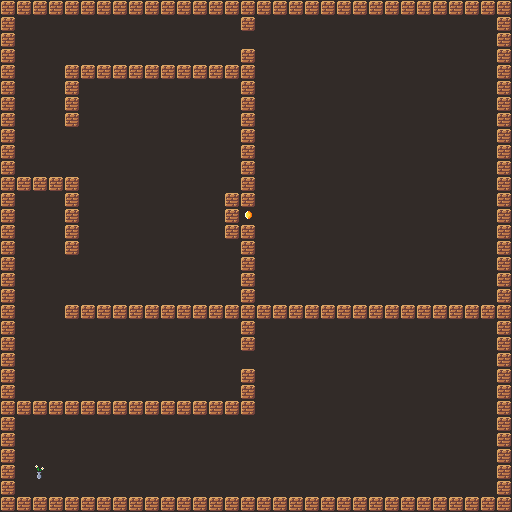

This game map was drawn from its Tiled (.tmx) file and the tilesets committed beside it. A one-line description and the full map source follow:
An orthogonal 32x32 tile map with 16x16 px tiles, 2 tile layers (background, level).

<map version="1.2" tiledversion="1.3.1" orientation="orthogonal" renderorder="right-down" compressionlevel="0" width="32" height="32" tilewidth="16" tileheight="16" infinite="0" nextlayerid="5" nextobjectid="1">
 <tileset firstgid="1" source="castle-tileset.tsx" />
 <properties>
    <property name="maxMirrors" type="int" value="10" />
 </properties>
 <layer id="2" name="background" width="32" height="32">
  <data encoding="csv">
92,92,92,92,92,92,92,92,92,92,92,92,92,92,92,92,92,92,92,92,92,92,92,92,92,92,92,92,92,92,92,92,
92,92,92,92,92,92,92,92,92,92,92,92,92,92,92,92,92,92,92,92,92,92,92,92,92,92,92,92,92,92,92,92,
92,92,92,92,92,92,92,92,92,92,92,92,92,92,92,92,92,92,92,92,92,92,92,92,92,92,92,92,92,92,92,92,
92,92,92,92,92,92,92,92,92,92,92,92,92,92,92,92,92,92,92,92,92,92,92,92,92,92,92,92,92,92,92,92,
92,92,92,92,92,92,92,92,92,92,92,92,92,92,92,92,92,92,92,92,92,92,92,92,92,92,92,92,92,92,92,92,
92,92,92,92,92,92,92,92,92,92,92,92,92,92,92,92,92,92,92,92,92,92,92,92,92,92,92,92,92,92,92,92,
92,92,92,92,92,92,92,92,92,92,92,92,92,92,92,92,92,92,92,92,92,92,92,92,92,92,92,92,92,92,92,92,
92,92,92,92,92,92,92,92,92,92,92,92,92,92,92,92,92,92,92,92,92,92,92,92,92,92,92,92,92,92,92,92,
92,92,92,92,92,92,92,92,92,92,92,92,92,92,92,92,92,92,92,92,92,92,92,92,92,92,92,92,92,92,92,92,
92,92,92,92,92,92,92,92,92,92,92,92,92,92,92,92,92,92,92,92,92,92,92,92,92,92,92,92,92,92,92,92,
92,92,92,92,92,92,92,92,92,92,92,92,92,92,92,92,92,92,92,92,92,92,92,92,92,92,92,92,92,92,92,92,
92,92,92,92,92,92,92,92,92,92,92,92,92,92,92,92,92,92,92,92,92,92,92,92,92,92,92,92,92,92,92,92,
92,92,92,92,92,92,92,92,92,92,92,92,92,92,92,92,92,92,92,92,92,92,92,92,92,92,92,92,92,92,92,92,
92,92,92,92,92,92,92,92,92,92,92,92,92,92,92,92,92,92,92,92,92,92,92,92,92,92,92,92,92,92,92,92,
92,92,92,92,92,92,92,92,92,92,92,92,92,92,92,92,92,92,92,92,92,92,92,92,92,92,92,92,92,92,92,92,
92,92,92,92,92,92,92,92,92,92,92,92,92,92,92,92,92,92,92,92,92,92,92,92,92,92,92,92,92,92,92,92,
92,92,92,92,92,92,92,92,92,92,92,92,92,92,92,92,92,92,92,92,92,92,92,92,92,92,92,92,92,92,92,92,
92,92,92,92,92,92,92,92,92,92,92,92,92,92,92,92,92,92,92,92,92,92,92,92,92,92,92,92,92,92,92,92,
92,92,92,92,92,92,92,92,92,92,92,92,92,92,92,92,92,92,92,92,92,92,92,92,92,92,92,92,92,92,92,92,
92,92,92,92,92,92,92,92,92,92,92,92,92,92,92,92,92,92,92,92,92,92,92,92,92,92,92,92,92,92,92,92,
92,92,92,92,92,92,92,92,92,92,92,92,92,92,92,92,92,92,92,92,92,92,92,92,92,92,92,92,92,92,92,92,
92,92,92,92,92,92,92,92,92,92,92,92,92,92,92,92,92,92,92,92,92,92,92,92,92,92,92,92,92,92,92,92,
92,92,92,92,92,92,92,92,92,92,92,92,92,92,92,92,92,92,92,92,92,92,92,92,92,92,92,92,92,92,92,92,
92,92,92,92,92,92,92,92,92,92,92,92,92,92,92,92,92,92,92,92,92,92,92,92,92,92,92,92,92,92,92,92,
92,92,92,92,92,92,92,92,92,92,92,92,92,92,92,92,92,92,92,92,92,92,92,92,92,92,92,92,92,92,92,92,
92,92,92,92,92,92,92,92,92,92,92,92,92,92,92,92,92,92,92,92,92,92,92,92,92,92,92,92,92,92,92,92,
92,92,92,92,92,92,92,92,92,92,92,92,92,92,92,92,92,92,92,92,92,92,92,92,92,92,92,92,92,92,92,92,
92,92,92,92,92,92,92,92,92,92,92,92,92,92,92,92,92,92,92,92,92,92,92,92,92,92,92,92,92,92,92,92,
92,92,92,92,92,92,92,92,92,92,92,92,92,92,92,92,92,92,92,92,92,92,92,92,92,92,92,92,92,92,92,92,
92,92,92,92,92,92,92,92,92,92,92,92,92,92,92,92,92,92,92,92,92,92,92,92,92,92,92,92,92,92,92,92,
92,92,92,92,92,92,92,92,92,92,92,92,92,92,92,92,92,92,92,92,92,92,92,92,92,92,92,92,92,92,92,92,
92,92,92,92,92,92,92,92,92,92,92,92,92,92,92,92,92,92,92,92,92,92,92,92,92,92,92,92,92,92,92,92
</data>
 </layer>
 <layer id="4" name="level" width="32" height="32">
  <data encoding="csv">
17,17,17,17,17,17,17,17,17,17,17,17,17,17,17,17,17,17,17,17,17,17,17,17,17,17,17,17,17,17,17,17,
17,90,90,90,90,90,90,90,90,90,90,90,90,90,90,17,90,90,90,90,90,90,90,90,90,90,90,90,90,90,90,17,
17,90,90,90,90,90,90,90,90,90,90,90,90,90,90,90,90,90,90,90,90,90,90,90,90,90,90,90,90,90,90,17,
17,90,90,90,90,90,90,90,90,90,90,90,90,90,90,17,90,90,90,90,90,90,90,90,90,90,90,90,90,90,90,17,
17,90,90,90,17,17,17,17,17,17,17,17,17,17,17,17,90,90,90,90,90,90,90,90,90,90,90,90,90,90,90,17,
17,90,90,90,17,90,90,90,90,90,90,90,90,90,90,17,90,90,90,90,90,90,90,90,90,90,90,90,90,90,90,17,
17,90,90,90,17,90,90,90,90,90,90,90,90,90,90,17,90,90,90,90,90,90,90,90,90,90,90,90,90,90,90,17,
17,90,90,90,17,90,90,90,90,90,90,90,90,90,90,17,90,90,90,90,90,90,90,90,90,90,90,90,90,90,90,17,
17,90,90,90,90,90,90,90,90,90,90,90,90,90,90,17,90,90,90,90,90,90,90,90,90,90,90,90,90,90,90,17,
17,90,90,90,90,90,90,90,90,90,90,90,90,90,90,17,90,90,90,90,90,90,90,90,90,90,90,90,90,90,90,17,
17,90,90,90,90,90,90,90,90,90,90,90,90,90,90,17,90,90,90,90,90,90,90,90,90,90,90,90,90,90,90,17,
17,17,17,17,17,90,90,90,90,90,90,90,90,90,90,17,90,90,90,90,90,90,90,90,90,90,90,90,90,90,90,17,
17,90,90,90,17,90,90,90,90,90,90,90,90,90,17,17,90,90,90,90,90,90,90,90,90,90,90,90,90,90,90,17,
17,90,90,90,17,90,90,90,90,90,90,90,90,90,17,66,90,90,90,90,90,90,90,90,90,90,90,90,90,90,90,17,
17,90,90,90,17,90,90,90,90,90,90,90,90,90,17,17,90,90,90,90,90,90,90,90,90,90,90,90,90,90,90,17,
17,90,90,90,17,90,90,90,90,90,90,90,90,90,90,17,90,90,90,90,90,90,90,90,90,90,90,90,90,90,90,17,
17,90,90,90,90,90,90,90,90,90,90,90,90,90,90,17,90,90,90,90,90,90,90,90,90,90,90,90,90,90,90,17,
17,90,90,90,90,90,90,90,90,90,90,90,90,90,90,17,90,90,90,90,90,90,90,90,90,90,90,90,90,90,90,17,
17,90,90,90,90,90,90,90,90,90,90,90,90,90,90,17,90,90,90,90,90,90,90,90,90,90,90,90,90,90,90,17,
17,90,90,90,17,17,17,17,17,17,17,17,17,17,17,17,17,17,17,17,17,17,17,17,17,17,17,17,17,17,17,17,
17,90,90,90,90,90,90,90,90,90,90,90,90,90,90,17,90,90,90,90,90,90,90,90,90,90,90,90,90,90,90,17,
17,90,90,90,90,90,90,90,90,90,90,90,90,90,90,17,90,90,90,90,90,90,90,90,90,90,90,90,90,90,90,17,
17,90,90,90,90,90,90,90,90,90,90,90,90,90,90,90,90,90,90,90,90,90,90,90,90,90,90,90,90,90,90,17,
17,90,90,90,90,90,90,90,90,90,90,90,90,90,90,17,90,90,90,90,90,90,90,90,90,90,90,90,90,90,90,17,
17,90,90,90,90,90,90,90,90,90,90,90,90,90,90,17,90,90,90,90,90,90,90,90,90,90,90,90,90,90,90,17,
17,17,17,17,17,17,17,17,17,17,17,17,17,17,17,17,90,90,90,90,90,90,90,90,90,90,90,90,90,90,90,17,
17,90,90,90,90,90,90,90,90,90,90,90,90,90,90,90,90,90,90,90,90,90,90,90,90,90,90,90,90,90,90,17,
17,90,90,90,90,90,90,90,90,90,90,90,90,90,90,90,90,90,90,90,90,90,90,90,90,90,90,90,90,90,90,17,
17,90,90,90,90,90,90,90,90,90,90,90,90,90,90,90,90,90,90,90,90,90,90,90,90,90,90,90,90,90,90,17,
17,90,61,90,90,90,90,90,90,90,90,90,90,90,90,90,90,90,90,90,90,90,90,90,90,90,90,90,90,90,90,17,
17,90,90,90,90,90,90,90,90,90,90,90,90,90,90,90,90,90,90,90,90,90,90,90,90,90,90,90,90,90,90,17,
17,17,17,17,17,17,17,17,17,17,17,17,17,17,17,17,17,17,17,17,17,17,17,17,17,17,17,17,17,17,17,17
</data>
 </layer>
</map>
